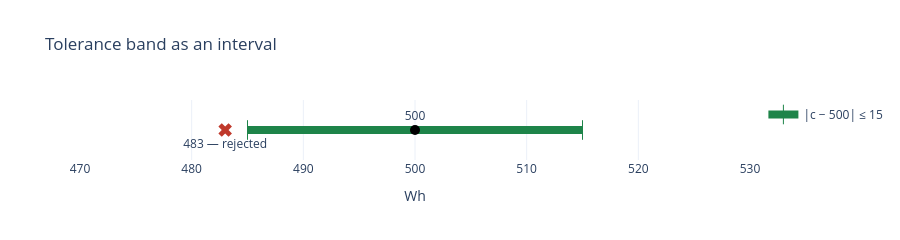

Write notebook code for a chart like this one.
### Markdown cell above
## D. Within tolerance — absolute value

Battery cells must be 500 Wh ± 15 Wh:

$$|c - 500| \le 15 \;\Longleftrightarrow\; 485 \le c \le 515 \;\Longleftrightarrow\; c \in [485, 515]$$

$|x-a|$ is the **distance** from $a$. "≤ b" is the closed interval; "> b" is the two tails.

### Code cell
fig = go.Figure()
fig.add_scatter(x=[485, 515], y=[0, 0], mode="lines+markers", line=dict(color="#1e8449", width=8),
                marker=dict(size=14, symbol="line-ns-open"), name="|c − 500| ≤ 15")
fig.add_scatter(x=[500], y=[0], mode="markers+text", text=["500"], textposition="top center",
                marker=dict(size=10, color="black"), showlegend=False)
fig.add_scatter(x=[483], y=[0], mode="markers+text", text=["483 — rejected"], textposition="bottom center",
                marker=dict(size=12, color="#c0392b", symbol="x"), showlegend=False)
fig.update_layout(title="Tolerance band as an interval", xaxis_range=[470, 530], yaxis=dict(visible=False),
                  height=220, template="plotly_white", xaxis_title="Wh")
fig.show()

### Figure 1 — Plotly figure (JSON) as saved in the notebook; plotly's stock layout.template omitted (floating-point values rounded to 4 significant figures)
{"data": [{"line": {"color": "#1e8449", "width": 8}, "marker": {"size": 14, "symbol": "line-ns-open"}, "mode": "lines+markers", "name": "|c − 500| ≤ 15", "type": "scatter", "x": [485, 515], "y": [0, 0]}, {"marker": {"color": "black", "size": 10}, "mode": "markers+text", "showlegend": false, "text": ["500"], "textposition": "top center", "type": "scatter", "x": [500], "y": [0]}, {"marker": {"color": "#c0392b", "size": 12, "symbol": "x"}, "mode": "markers+text", "showlegend": false, "text": ["483 — rejected"], "textposition": "bottom center", "type": "scatter", "x": [483], "y": [0]}], "layout": {"height": 220, "title": {"text": "Tolerance band as an interval"}, "xaxis": {"range": [470, 530], "title": {"text": "Wh"}}, "yaxis": {"visible": false}}}
